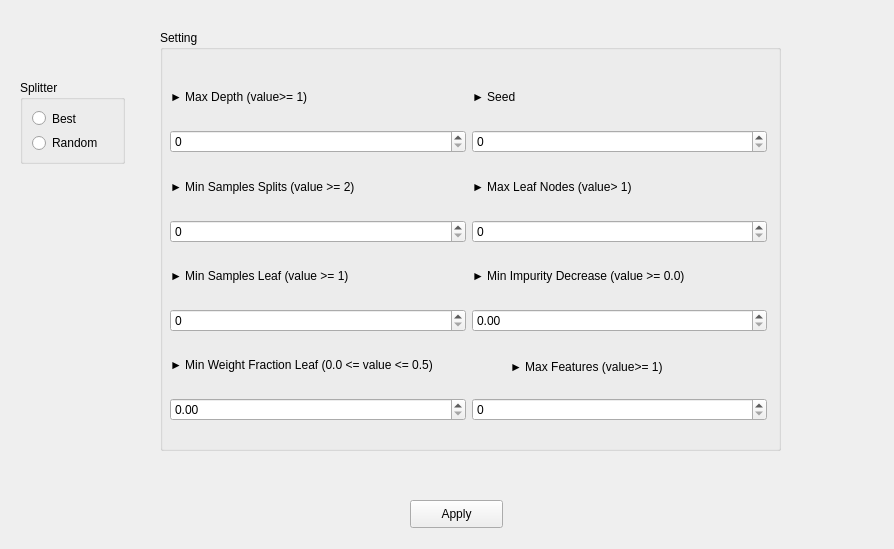
<?xml version="1.0" encoding="UTF-8"?>
<ui version="4.0">
 <class>Form</class>
 <widget class="QWidget" name="Form">
  <property name="geometry">
   <rect>
    <x>0</x>
    <y>0</y>
    <width>894</width>
    <height>549</height>
   </rect>
  </property>
  <property name="windowTitle">
   <string>Form</string>
  </property>
  <widget class="QGroupBox" name="groupBox">
   <property name="geometry">
    <rect>
     <x>20</x>
     <y>80</y>
     <width>105</width>
     <height>84</height>
    </rect>
   </property>
   <property name="title">
    <string>Splitter</string>
   </property>
   <layout class="QVBoxLayout" name="verticalLayout">
    <item>
     <widget class="QRadioButton" name="splitter">
      <property name="text">
       <string>Best</string>
      </property>
     </widget>
    </item>
    <item>
     <widget class="QRadioButton" name="splitter_2">
      <property name="text">
       <string>Random</string>
      </property>
     </widget>
    </item>
   </layout>
  </widget>
  <widget class="QGroupBox" name="groupBox_2">
   <property name="geometry">
    <rect>
     <x>160</x>
     <y>30</y>
     <width>621</width>
     <height>421</height>
    </rect>
   </property>
   <property name="title">
    <string>Setting</string>
   </property>
   <widget class="QWidget" name="gridLayoutWidget">
    <property name="geometry">
     <rect>
      <x>10</x>
      <y>40</y>
      <width>597</width>
      <height>351</height>
     </rect>
    </property>
    <layout class="QGridLayout" name="gridLayout">
     <item row="3" column="0">
      <widget class="QSpinBox" name="min_samples_splits"/>
     </item>
     <item row="5" column="0">
      <widget class="QSpinBox" name="min_samples_leaf"/>
     </item>
     <item row="1" column="0">
      <widget class="QSpinBox" name="max_depth"/>
     </item>
     <item row="7" column="0">
      <widget class="QDoubleSpinBox" name="min_weight"/>
     </item>
     <item row="0" column="1">
      <widget class="QLabel" name="label_6">
       <property name="text">
        <string>► Seed</string>
       </property>
      </widget>
     </item>
     <item row="4" column="0">
      <widget class="QLabel" name="label_4">
       <property name="text">
        <string>► Min Samples Leaf (value &gt;= 1)</string>
       </property>
      </widget>
     </item>
     <item row="4" column="1">
      <widget class="QLabel" name="label_8">
       <property name="text">
        <string>► Min Impurity Decrease (value &gt;= 0.0)</string>
       </property>
      </widget>
     </item>
     <item row="2" column="1">
      <widget class="QLabel" name="label_7">
       <property name="text">
        <string>► Max Leaf Nodes (value&gt; 1)</string>
       </property>
      </widget>
     </item>
     <item row="0" column="0">
      <widget class="QLabel" name="label_2">
       <property name="text">
        <string>► Max Depth (value&gt;= 1)</string>
       </property>
      </widget>
     </item>
     <item row="2" column="0">
      <widget class="QLabel" name="label_3">
       <property name="text">
        <string>► Min Samples Splits (value &gt;= 2)</string>
       </property>
      </widget>
     </item>
     <item row="6" column="0">
      <widget class="QLabel" name="label_10">
       <property name="text">
        <string>► Min Weight Fraction Leaf (0.0 &lt;= value &lt;= 0.5)</string>
       </property>
      </widget>
     </item>
     <item row="1" column="1">
      <widget class="QSpinBox" name="seed"/>
     </item>
     <item row="3" column="1">
      <widget class="QSpinBox" name="max_leaf"/>
     </item>
     <item row="5" column="1">
      <widget class="QDoubleSpinBox" name="min_impurity"/>
     </item>
     <item row="7" column="1">
      <widget class="QSpinBox" name="max_features"/>
     </item>
    </layout>
   </widget>
   <widget class="QLabel" name="label_5">
    <property name="geometry">
     <rect>
      <x>350</x>
      <y>310</y>
      <width>260</width>
      <height>54</height>
     </rect>
    </property>
    <property name="text">
     <string>► Max Features (value&gt;= 1)</string>
    </property>
   </widget>
  </widget>
  <widget class="QPushButton" name="dt">
   <property name="geometry">
    <rect>
     <x>410</x>
     <y>500</y>
     <width>93</width>
     <height>28</height>
    </rect>
   </property>
   <property name="text">
    <string>Apply</string>
   </property>
  </widget>
 </widget>
 <resources/>
 <connections>
  <connection>
   <sender>dt</sender>
   <signal>clicked()</signal>
   <receiver>Form</receiver>
   <slot>dt_apply()</slot>
   <hints>
    <hint type="sourcelabel">
     <x>461</x>
     <y>503</y>
    </hint>
    <hint type="destinationlabel">
     <x>471</x>
     <y>-8</y>
    </hint>
   </hints>
  </connection>
 </connections>
 <slots>
  <slot>dt_apply()</slot>
 </slots>
</ui>
